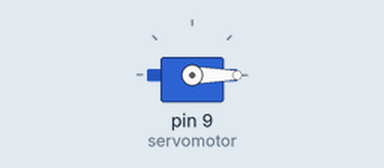
This sketch was run on a simulated Arduino Uno, built with avr-gcc and run on an emulated ATmega328P. Shown: servo.

Above: at 0.05 s.
At 4.25 s:
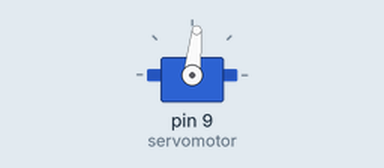
At 8.55 s:
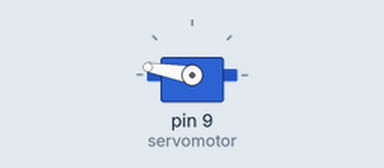
At 17.05 s:
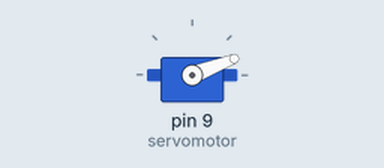
Timing chart, 0 to 23.6 s (numbered marks = the images above):
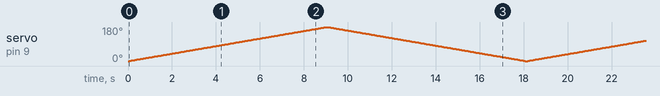

The sketch:

servo.ino
```cpp
#include <Servo.h>

Servo servomotor;//Criando objeto do tipo Servo
int pos = 0;//Variável que armazena a posição do servo

void setup()
{
servomotor.attach(9);//Atribui o pino digital 9 ao objeto servomotor
}
void loop()
{
for(pos = 0; pos <= 180; pos += 1) //para pos igual a 0, enquanto pos for menor que 180, incrementa 1 em pos
{
servomotor.write(pos);// Comanda o servo para ir para o posição da variável pos
delay(50);//Intervalo de 15 milissegundos
}
for(pos = 180; pos >= 0; pos -= 1)//Para pos igual a 180, enquanto por for maior ou igual a 0, decrementa 1 de pos
{
servomotor.write(pos);//Comanda o servo para ir para o posição da variável pos
delay(50);// Intervalo de 15 milissegundos
}
}
```
